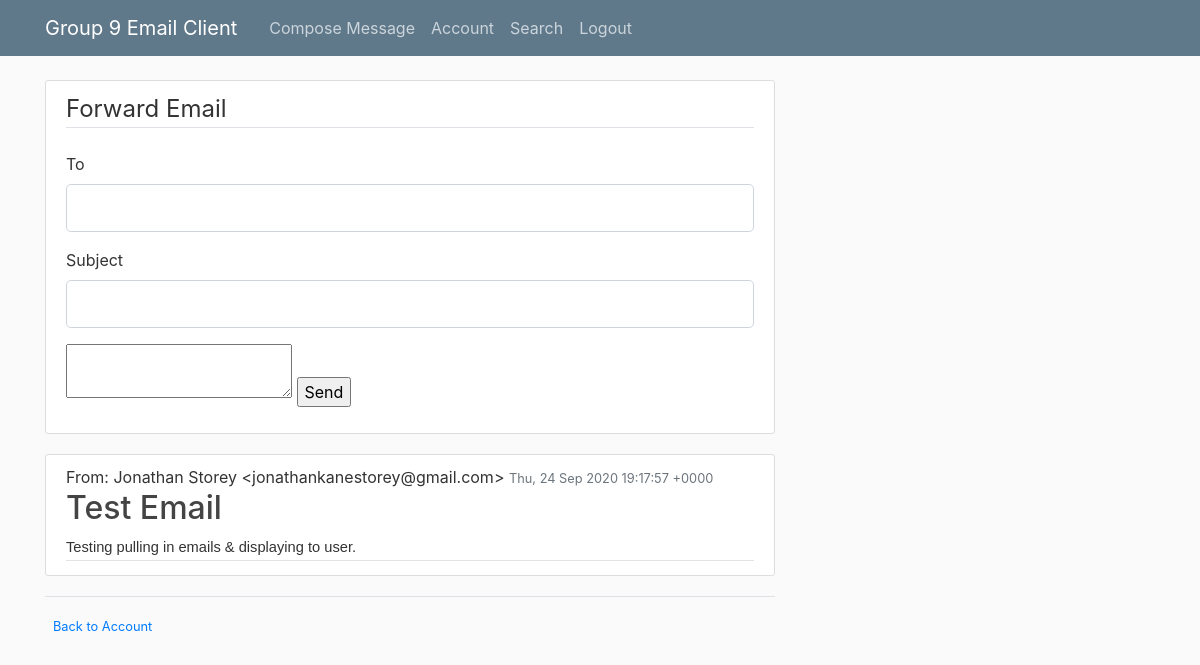
/email/forward/1 (signed in), run on an earlier commit of the app's database.
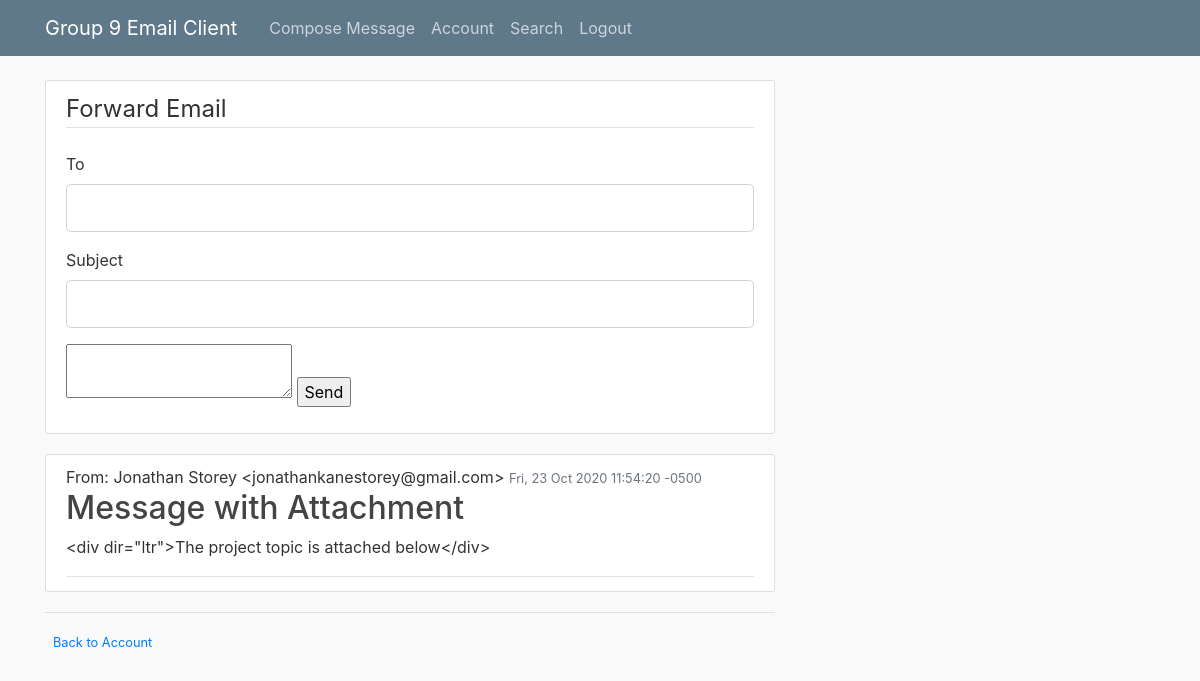
And on a later commit of the database.
### g9client/models.py (models this page shows, shortened)
class Emails(db.Model):
    id = db.Column(db.Integer, primary_key=True)
    user = db.Column(db.Text, nullable=False)   # email of receiver
    sender = db.Column(db.Text, nullable=False) # email of sender
    subject = db.Column(db.Text, nullable=True)
    date_received = db.Column(db.Text, nullable=False)
    body = db.Column(db.Text)
    body_is_html = db.Column(db.Boolean())

### g9client/routes.py (the view, shortened to what this page needs)
@app.route('/email/forward/<int:email_id>', methods=['GET', 'POST'])
@login_required
def forward_email(email_id):
    form = ForwardForm()
    email = Emails.query.get_or_404(email_id)
    return render_template('forward-email.html', title=email.subject, email=email, form=form)

### g9client/forms.py
class ForwardForm(FlaskForm):
    to = StringField('To', validators=[DataRequired()])
    subject = StringField('Subject', validators=[DataRequired()])
    added_content = TextAreaField('Additional Content', validators=[DataRequired()])

### g9client/models.py (called while the page is built)
@login_manager.user_loader
def load_user(user_id):
    return User.query.get(int(user_id))

### g9client/Templates/forward-email.html (shortened to what this page needs)
{% extends "layout.html" %}
{% block content %}
<div class="content-section">
    <form method="POST" action="">
        <fieldset class="form-group">
            <legend class="border-bottom mb-4"> Forward Email </legend>
            <div class="form-group">
                {{ form.to.label(class="form-control-label") }}
                {% if form.to.errors %}
                    {{ form.to(class="form-control form-control-lg is-invalid") }}
                    <div class="invalid-feedback">
                        {% for error in form.to.errors %}
                        <span>{{ error }}</span>
                        {% endfor %}
                    </div>
                {% else %}
                    {{ form.to(class="form-control form-control-lg") }}
                {% endif %}
            </div>
            <div class="form-group">
                {{ form.subject.label(class="form-control-label") }}
                {% if form.subject.errors %}
                    {{ form.subject(class="form-control form-control-lg is-invalid") }}
                    <div class="invalid-feedback">
                        {% for error in form.subject.errors %}
                        <span>{{ error }}</span>
                        {% endfor %}
                    </div>
                {% else %}
                    {{ form.subject(class="form-control form-control-lg") }}
                {% endif %}
            </div>
            <form method="post">
              <textarea id="summernote" name="editordata"></textarea>
              <input type="submit" value="Send">
            </form>
        </fieldset>
    </form>
</div>
<article class="media content-section">
    <div class="media-body">
        <div class="article-metadata">
        <a>From: {{ email.sender }}</a>
        <small class="text-muted">{{ email.date_received }}</small>
        <h2 class="article-title">{{ email.subject }}</h2>
        {% if email.body_is_html %}
          {{ email.body|safe}}
        {% else %}
          <p class="article-content">{{ email.body }}</p>
        {% endif %}
    </div>
</article>
<div class="border-top pt-3">
  <small class="text-muted">
    <a class="ml-2" href="{{ url_for('account') }}"> Back to Account</a>
  </small>
</div>
{% endblock %}

What changed in the data, as far as the page shows it:
changed Emails "Jonathan Storey <jonathankanestorey@gmail.com>": date_received "Thu, 24 Sep 2020 19:17:57 +0000" → "Fri, 23 Oct 2020 11:54:20 -0500"; subject "Test Email" → "Message with Attachment"; body_is_html True → False (drawn); body "Testing pulling in emails & displaying to user." → "<div dir=\"ltr\">The project topic is attached below</div>"
